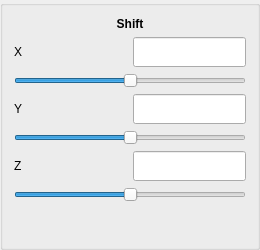
         <widget class="QGroupBox" name="groupBox_3">
          <property name="sizePolicy">
           <sizepolicy hsizetype="Fixed" vsizetype="Fixed">
            <horstretch>0</horstretch>
            <verstretch>0</verstretch>
           </sizepolicy>
          </property>
          <property name="minimumSize">
           <size>
            <width>260</width>
            <height>250</height>
           </size>
          </property>
          <property name="maximumSize">
           <size>
            <width>260</width>
            <height>250</height>
           </size>
          </property>
          <property name="title">
           <string/>
          </property>
          <layout class="QFormLayout" name="formLayout_2">
           <item row="0" column="0" colspan="2">
            <layout class="QVBoxLayout" name="verticalLayout_14">
             <item>
              <widget class="QLabel" name="ShiftLabel">
               <property name="font">
                <font>
                 <weight>75</weight>
                 <bold>true</bold>
                </font>
               </property>
               <property name="text">
                <string>Shift</string>
               </property>
               <property name="alignment">
                <set>Qt::AlignCenter</set>
               </property>
              </widget>
             </item>
             <item>
              <layout class="QVBoxLayout" name="verticalLayout_8">
               <item>
                <layout class="QHBoxLayout" name="horizontalLayout_6">
                 <item>
                  <widget class="QLabel" name="label_4">
                   <property name="sizePolicy">
                    <sizepolicy hsizetype="Fixed" vsizetype="Preferred">
                     <horstretch>0</horstretch>
                     <verstretch>0</verstretch>
                    </sizepolicy>
                   </property>
                   <property name="maximumSize">
                    <size>
                     <width>150</width>
                     <height>30</height>
                    </size>
                   </property>
                   <property name="text">
                    <string>X</string>
                   </property>
                  </widget>
                 </item>
                 <item>
                  <widget class="QLineEdit" name="ValueShiftX">
                   <property name="sizePolicy">
                    <sizepolicy hsizetype="Fixed" vsizetype="Fixed">
                     <horstretch>0</horstretch>
                     <verstretch>0</verstretch>
                    </sizepolicy>
                   </property>
                   <property name="minimumSize">
                    <size>
                     <width>0</width>
                     <height>30</height>
                    </size>
                   </property>
                   <property name="maximumSize">
                    <size>
                     <width>150</width>
                     <height>30</height>
                    </size>
                   </property>
                  </widget>
                 </item>
                </layout>
               </item>
               <item>
                <widget class="QSlider" name="ShiftX">
                 <property name="sizePolicy">
                  <sizepolicy hsizetype="Fixed" vsizetype="Fixed">
                   <horstretch>0</horstretch>
                   <verstretch>0</verstretch>
                  </sizepolicy>
                 </property>
                 <property name="maximumSize">
                  <size>
                   <width>300</width>
                   <height>16777215</height>
                  </size>
                 </property>
                 <property name="minimum">
                  <number>-100</number>
                 </property>
                 <property name="maximum">
                  <number>100</number>
                 </property>
                 <property name="orientation">
                  <enum>Qt::Horizontal</enum>
                 </property>
                </widget>
               </item>
               <item>
                <layout class="QHBoxLayout" name="horizontalLayout_7">
                 <item>
                  <widget class="QLabel" name="label_5">
                   <property name="sizePolicy">
                    <sizepolicy hsizetype="Fixed" vsizetype="Preferred">
                     <horstretch>0</horstretch>
                     <verstretch>0</verstretch>
                    </sizepolicy>
                   </property>
                   <property name="maximumSize">
                    <size>
                     <width>150</width>
                     <height>30</height>
                    </size>
                   </property>
                   <property name="text">
                    <string>Y</string>
                   </property>
                  </widget>
                 </item>
                 <item>
                  <widget class="QLineEdit" name="ValueShiftY">
                   <property name="sizePolicy">
                    <sizepolicy hsizetype="Fixed" vsizetype="Fixed">
                     <horstretch>0</horstretch>
                     <verstretch>0</verstretch>
                    </sizepolicy>
                   </property>
                   <property name="minimumSize">
                    <size>
                     <width>0</width>
                     <height>30</height>
                    </size>
                   </property>
                   <property name="maximumSize">
                    <size>
                     <width>150</width>
                     <height>30</height>
                    </size>
                   </property>
                  </widget>
                 </item>
                </layout>
               </item>
               <item>
                <widget class="QSlider" name="ShiftY">
                 <property name="sizePolicy">
                  <sizepolicy hsizetype="Fixed" vsizetype="Fixed">
                   <horstretch>0</horstretch>
                   <verstretch>0</verstretch>
                  </sizepolicy>
                 </property>
                 <property name="maximumSize">
                  <size>
                   <width>300</width>
                   <height>16777215</height>
                  </size>
                 </property>
                 <property name="minimum">
                  <number>-100</number>
                 </property>
                 <property name="maximum">
                  <number>100</number>
                 </property>
                 <property name="orientation">
                  <enum>Qt::Horizontal</enum>
                 </property>
                </widget>
               </item>
               <item>
                <layout class="QHBoxLayout" name="horizontalLayout_8">
                 <item>
                  <widget class="QLabel" name="label_6">
                   <property name="sizePolicy">
                    <sizepolicy hsizetype="Fixed" vsizetype="Preferred">
                     <horstretch>0</horstretch>
                     <verstretch>0</verstretch>
                    </sizepolicy>
                   </property>
                   <property name="maximumSize">
                    <size>
                     <width>150</width>
                     <height>30</height>
                    </size>
                   </property>
                   <property name="text">
                    <string>Z</string>
                   </property>
                  </widget>
                 </item>
                 <item>
                  <widget class="QLineEdit" name="ValueShiftZ">
                   <property name="sizePolicy">
                    <sizepolicy hsizetype="Fixed" vsizetype="Fixed">
                     <horstretch>0</horstretch>
                     <verstretch>0</verstretch>
                    </sizepolicy>
                   </property>
                   <property name="minimumSize">
                    <size>
                     <width>0</width>
                     <height>30</height>
                    </size>
                   </property>
                   <property name="maximumSize">
                    <size>
                     <width>150</width>
                     <height>30</height>
                    </size>
                   </property>
                  </widget>
                 </item>
                </layout>
               </item>
               <item>
                <widget class="QSlider" name="ShiftZ">
                 <property name="sizePolicy">
                  <sizepolicy hsizetype="Fixed" vsizetype="Fixed">
                   <horstretch>0</horstretch>
                   <verstretch>0</verstretch>
                  </sizepolicy>
                 </property>
                 <property name="maximumSize">
                  <size>
                   <width>300</width>
                   <height>16777215</height>
                  </size>
                 </property>
                 <property name="minimum">
                  <number>-100</number>
                 </property>
                 <property name="maximum">
                  <number>100</number>
                 </property>
                 <property name="orientation">
                  <enum>Qt::Horizontal</enum>
                 </property>
                </widget>
               </item>
              </layout>
             </item>
            </layout>
           </item>
          </layout>
         </widget>
